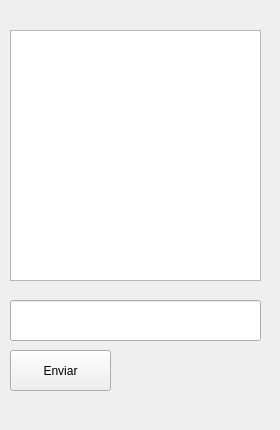
<?xml version="1.0" encoding="UTF-8"?>
<ui version="4.0">
 <class>chatPrivado</class>
 <widget class="QWidget" name="chatPrivado">
  <property name="geometry">
   <rect>
    <x>0</x>
    <y>0</y>
    <width>280</width>
    <height>430</height>
   </rect>
  </property>
  <property name="windowTitle">
   <string>Chat Privado</string>
  </property>
  <widget class="QPushButton" name="btnEnviar">
   <property name="geometry">
    <rect>
     <x>10</x>
     <y>350</y>
     <width>101</width>
     <height>41</height>
    </rect>
   </property>
   <property name="text">
    <string>Enviar</string>
   </property>
  </widget>
  <widget class="QTextEdit" name="chat">
   <property name="geometry">
    <rect>
     <x>10</x>
     <y>30</y>
     <width>251</width>
     <height>251</height>
    </rect>
   </property>
   <property name="readOnly">
    <bool>true</bool>
   </property>
  </widget>
  <widget class="QLineEdit" name="campoTexto">
   <property name="geometry">
    <rect>
     <x>10</x>
     <y>300</y>
     <width>251</width>
     <height>41</height>
    </rect>
   </property>
   <property name="text">
    <string/>
   </property>
  </widget>
 </widget>
 <resources/>
 <connections/>
</ui>
